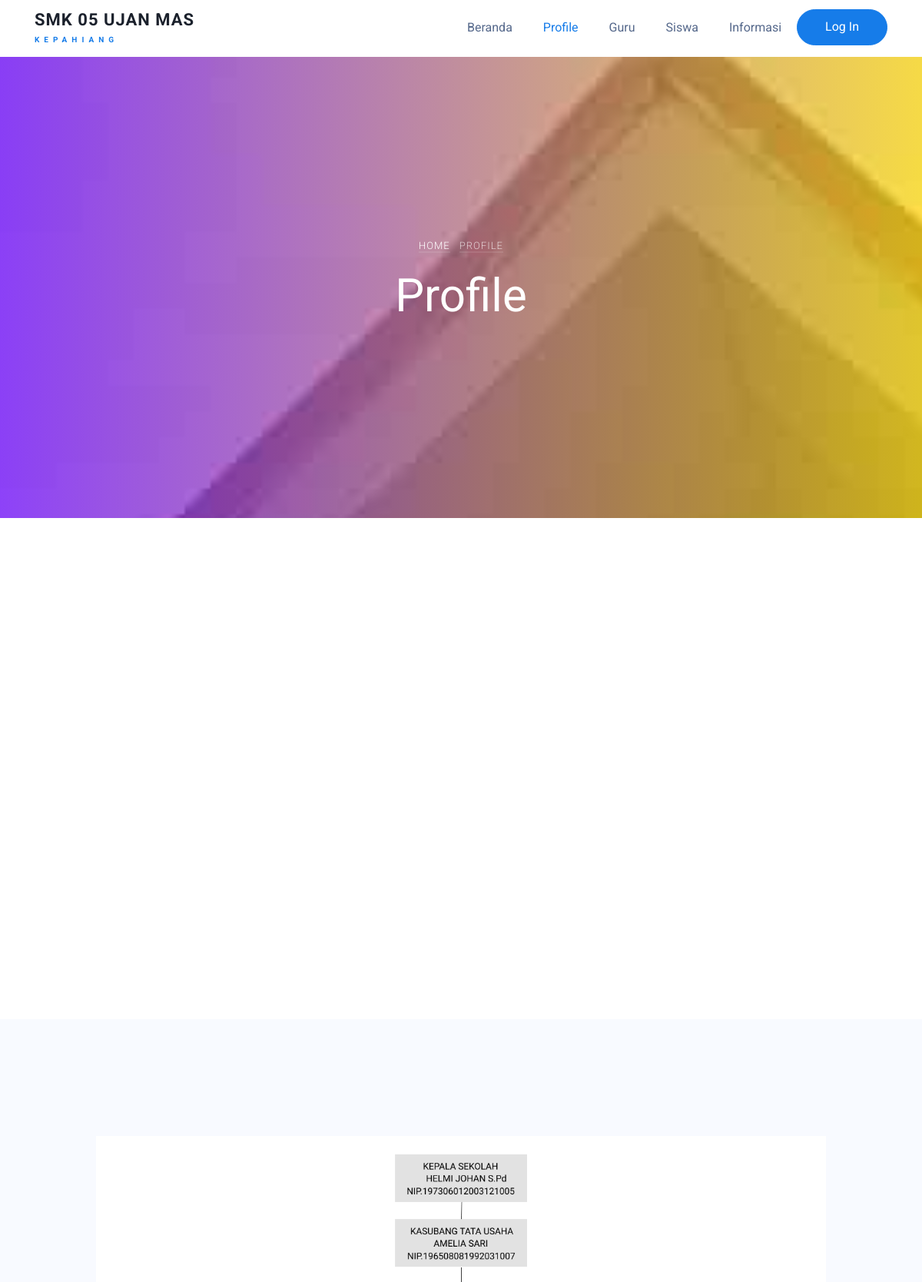
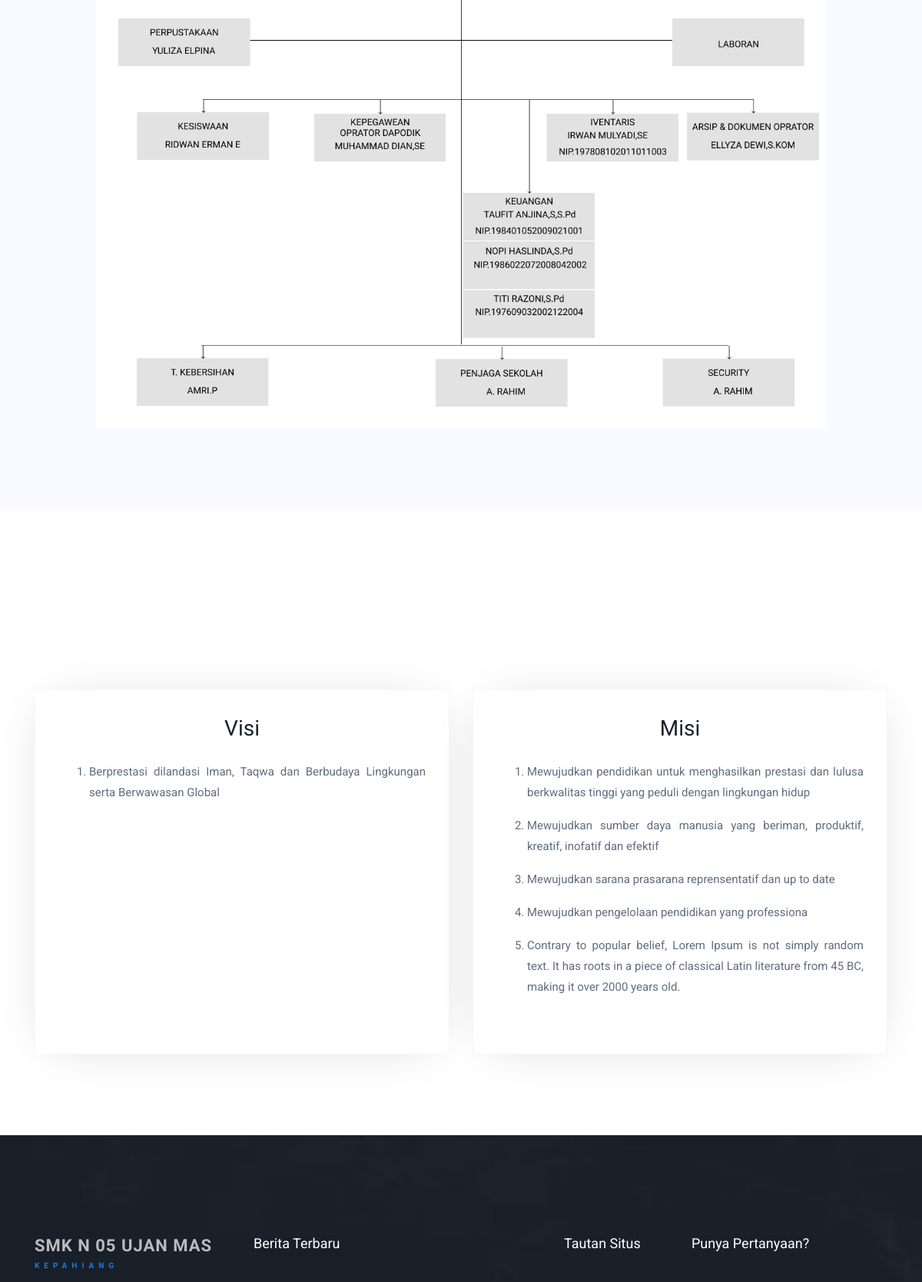
The app's page /FrontController/profile (upper part) with its own data (2 pictures, top to bottom).
### tables this page shows
CREATE TABLE `struktur_organisasi` (
  `id` int(11) NOT NULL AUTO_INCREMENT,
  `struktur` varchar(225) NOT NULL,
  PRIMARY KEY (`id`)
);

CREATE TABLE `db_visimisi` (
  `id` int(11) NOT NULL AUTO_INCREMENT,
  `isi` text NOT NULL,
  `jenis` varchar(50) NOT NULL,
  PRIMARY KEY (`id`)
);

### application/controllers/FrontController.php (called while the page is built, shortened)
<?php
class FrontController extends CI_Controller
{
	public function __construct()
	{
		$this->load->model(['FrontModel', 'DataUserSekolahModel', 'AssetSekolahModel']);
	}
	public function profile()
	{
		$data['title'] = "Profile | Smk 05 Ujan Mas";
		$data['start'] = $this->uri->segment(3);
		$data['getStrukturOrganisasi'] = $this->FrontModel->getStrukturOrganisasi()->row_array();
		$data['getNewFooterInformasi'] = $this->AssetSekolahModel->getNewFooterInformasi()->result_array();
		$data['getWhereVisi'] = $this->AssetSekolahModel->getWhereVisi()->result_array();
		$data['getWhereMisi'] = $this->AssetSekolahModel->getWhereMisi()->result_array();
		$data['getSosialMedia'] = $this->FrontModel->getSosialMedia();
		$this->load->view('includes/Front/header', $data);
		$this->load->view('pages/Front/profile', $data);
		$this->load->view('includes/Front/footer', $data);
	}
}

### index.php (called while the page is built, shortened)
<?php
require_once BASEPATH.'core/CodeIgniter.php';

### application/models/FrontModel.php (called while the page is built, shortened)
<?php
class FrontModel extends CI_Model
{
	function getStrukturOrganisasi()
	{
		return $this->db->get('struktur_organisasi');
	}
}

### application/models/AssetSekolahModel.php (called while the page is built, shortened)
<?php
class AssetSekolahModel extends CI_Model
{
	function getWhereVisi()
	{
		$this->db->where(['jenis' => 'VISI']);
		return $this->db->get('db_visimisi');
	}
	function getWhereMisi()
	{
		$this->db->where(['jenis' => 'MISI']);
		return $this->db->get('db_visimisi');
	}
	public function getNewFooterInformasi()
	{
		$this->db->order_by('id', 'DESC');
		$this->db->limit(2);
		return $this->db->get('db_informasi');
	}
}

### application/views/pages/Front/profile.php (the view, shortened to what this page needs)
<div class="hero-wrap hero-wrap-2" style="background-image: url('<?= base_url('assets/FrontAssets/') ?>images/atas.jpg'); background-attachment:fixed;">
	<div class="overlay"></div>
	<div class="container">
		<div class="row no-gutters slider-text align-items-center justify-content-center" data-scrollax-parent="true">
			<div class="col-md-8 ftco-animate text-center">
				<p class="breadcrumbs"><span class="mr-2"><a href="<?= base_url('FrontController') ?>">Home</a></span> <span>Profile</span></p>
				<h1 class="mb-3 bread">Profile</h1>
			</div>
		</div>
	</div>
</div>
<section class="ftco-section">
	<div class="container">
		<div class="row d-flex">
		</div>
	</div>
</section>
<section class="ftco-counter bg-light" id="section-counter">
	<div class="container">
		<div class="row justify-content-center">
			<div class="col-md-10">
				<div class="row">
					<img src="<?= base_url('assets/assetGambar/struktur/') . $getStrukturOrganisasi['struktur'] ?>" alt="Strutkru" style="width: 950px;">
				</div>
			</div>
		</div>
	</div>
</section>
<section class="ftco-section testimony-section">
	<div class="container">
		<div class="row justify-content-center mb-5 pb-3">
		</div>
		<div class="row">
			<div class="col col-6">
				<div class="item">
					<div class="testimony-wrap">
						<h3 class="text-center">Visi</h3>
						<div class="text mt-4" style="height: 350px;">
							<ol>
								<?php foreach ($getWhereVisi as $data) : ?>
									<li class="text-justify mt-3"><?= $data['isi']; ?></li>
								<?php endforeach; ?>
							</ol>
						</div>
					</div>
				</div>
			</div>
			<div class="col col-6">
				<div class="item">
					<div class="testimony-wrap">
						<h3 class="text-center">Misi</h3>
						<div class="text mt-4" style="height: 350px;">
							<ol>
								<?php foreach ($getWhereMisi as $data) : ?>
									<li class="text-justify mt-3"><?= $data['isi']; ?></li>
								<?php endforeach; ?>
							</ol>
						</div>
					</div>
				</div>
			</div>
		</div>
	</div>
</section>

### application/views/includes/Front/header.php (shortened to what this page needs)
<!DOCTYPE html>
<html lang="en">
<head>
	<link rel="stylesheet" href="<?= base_url('assets/') ?>FrontAssets/css/open-iconic-bootstrap.min.css">
	<link rel="stylesheet" href="<?= base_url('assets/') ?>FrontAssets/css/animate.css">
	<link rel="stylesheet" href="<?= base_url('assets/') ?>FrontAssets/css/owl.carousel.min.css">
	<link rel="stylesheet" href="<?= base_url('assets/') ?>FrontAssets/css/owl.theme.default.min.css">
	<link rel="stylesheet" href="<?= base_url('assets/') ?>FrontAssets/css/magnific-popup.css">
	<link rel="stylesheet" href="<?= base_url('assets/') ?>FrontAssets/css/aos.css">
	<link rel="stylesheet" href="<?= base_url('assets/') ?>FrontAssets/css/ionicons.min.css">
	<link rel="stylesheet" href="<?= base_url('assets/') ?>FrontAssets/css/bootstrap-datepicker.css">
	<link rel="stylesheet" href="<?= base_url('assets/') ?>FrontAssets/css/jquery.timepicker.css">
	<link rel="stylesheet" href="<?= base_url('assets/') ?>FrontAssets/css/flaticon.css">
	<link rel="stylesheet" href="<?= base_url('assets/') ?>FrontAssets/css/icomoon.css">
	<link rel="stylesheet" href="<?= base_url('assets/') ?>FrontAssets/css/style.css">
	<link rel="stylesheet" href="<?= base_url('assets') ?>/plugins/datatables-bs4/css/dataTables.bootstrap4.min.css">
</head>
<body>
	<nav class="navbar navbar-expand-lg navbar-dark ftco_navbar bg-dark ftco-navbar-light" id="ftco-navbar">
		<div class="container">
			<a class="navbar-brand" href="<?= base_url('FrontController') ?>">SMK 05 Ujan Mas<br><small>Kepahiang</small></a>
			<div class="collapse navbar-collapse" id="ftco-nav">
				<ul class="navbar-nav ml-auto">
					<li class="nav-item <?= (in_array(current_url(), [base_url('FrontController'), base_url('/')])) ? 'active' : '' ?>"><a href="<?= base_url('FrontController') ?>" class="nav-link">Beranda</a></li>
					<li class="nav-item <?= (current_url() == base_url('FrontController/profile')) ? 'active' : '' ?>"><a href="<?= base_url('FrontController/profile') ?>" class="nav-link">Profile</a></li>
					<li class="nav-item <?= (in_array(current_url(), [base_url('FrontController/guru'), (base_url('FrontController/guru/') . $start)])) ? 'active' : '' ?>"><a href="<?= base_url('FrontController/guru') ?>" class="nav-link">Guru</a></li>
					<li class="nav-item <?= (current_url() == base_url('FrontController/siswa')) ? 'active' : '' ?>"><a href="<?= base_url('FrontController/siswa') ?>" class="nav-link">Siswa</a></li>
					<li class="nav-item <?= (current_url() == base_url('FrontController/informasi')) ? 'active' : '' ?>"><a href="<?= base_url('FrontController/informasi') ?>" class="nav-link">Informasi</a></li>
					<li class="nav-item cta"><a href="<?= base_url('AuthController') ?>" target="blank" class="nav-link"><span class="mx-3">Log In</span></a></li>
				</ul>
			</div>
		</div>
	</nav>

### application/views/includes/Front/footer.php (shortened to what this page needs)
<footer class="ftco-footer ftco-bg-dark ftco-section img" style="background-image: url(<?= base_url('assets/FrontAssets/') ?>images/atas.jpg); background-attachment:fixed;">
	<div class="overlay"></div>
	<div class="container">
		<div class="row mb-5">
			<div class="col-md-3">
				<div class="ftco-footer-widget mb-4">
					<h2><a class="navbar-brand" href="<?= base_url('FrontController') ?>">SMK N 05 Ujan Mas <br><small>Kepahiang</small></a></h2>
				</div>
			</div>
			<div class="col-md-4">
				<div class="ftco-footer-widget mb-4">
					<h2 class="ftco-heading-2">Berita Terbaru</h2>
				</div>
			</div>
			<div class="col-md-2">
				<div class="ftco-footer-widget mb-4 ml-md-4">
					<h2 class="ftco-heading-2">Tautan Situs</h2>
				</div>
			</div>
			<div class="col-md-3">
				<div class="ftco-footer-widget mb-4">
					<h2 class="ftco-heading-2">Punya Pertanyaan?</h2>
				</div>
			</div>
		</div>
	</div>
</footer>
</body>
</html>

### records on screen
struktur_organisasi: struktur (picture)
db_visimisi: isi "Berprestasi dilandasi Iman, Taqwa dan Berbudaya Lingkungan serta Berwawasan Global"
db_visimisi: isi "Mewujudkan pendidikan untuk menghasilkan prestasi dan lulusa berkwalitas tinggi yang peduli dengan lingkungan hidup"
db_visimisi: isi "Mewujudkan sumber daya manusia yang beriman, produktif, kreatif, inofatif dan efektif"
db_visimisi: isi "Mewujudkan sarana prasarana reprensentatif dan up to date"
db_visimisi: isi "Mewujudkan pengelolaan pendidikan yang professiona"
db_visimisi: isi "Contrary to popular belief, Lorem Ipsum is not simply random text. It has roots in a piece of classical Latin literature from 45 BC, making it over 2000 years old."
